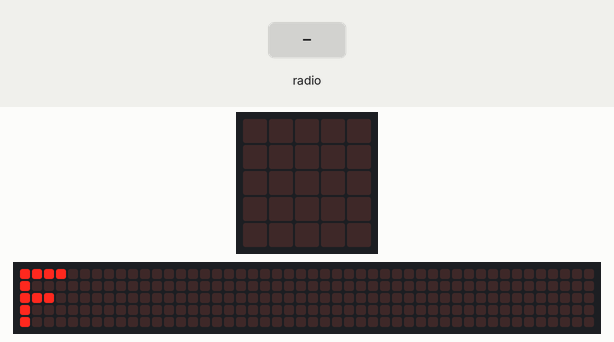
Bench run of a program on a simulated BBC micro:bit running MicroPython. Parts: the board's 5×5 LED display, a strip that is not on the board, showing the scrolling text unrolled. The inputs (shaded band) are chosen by the test bench. The 48×5 strip is a reading aid, not a part: it shows the text the display is scrolling, unrolled, one strip-width of it at a time; what the program prints to the serial console is not drawn.

Above: at 0.71 s.

The program:

eggdrop-receiver.py
```python
# Eggdrop receiver


from microbit import *

# we want to use the radio
import radio

# start the communication over usb, with baudrate 115200
# make sure you set the same baudrate on the other end of this communication
uart.init(115200)

# start the radio, with all settings to default
radio.on()

# a bytearray with a linefeed character
buffer = bytearray(1)
buffer[0] = 10

while True:
    try:
		# receive a string over radio
        input = radio.receive()
        if input is not None:
			# write the string to the USB communication
            uart.write(input)
            # also write a linefeed character
            uart.write(buffer)
        else:
			# if we didn't receive anything show an F on the display
            display.scroll("F", 80)
    except ValueError:
		# Not sure why this happens, but sometimes the received information throws this error
		# Restarting the radio seems to be needed
        input = None
        radio.reset()
        radio.off()
        radio.on()
	# a short pause
    sleep(10)
```
